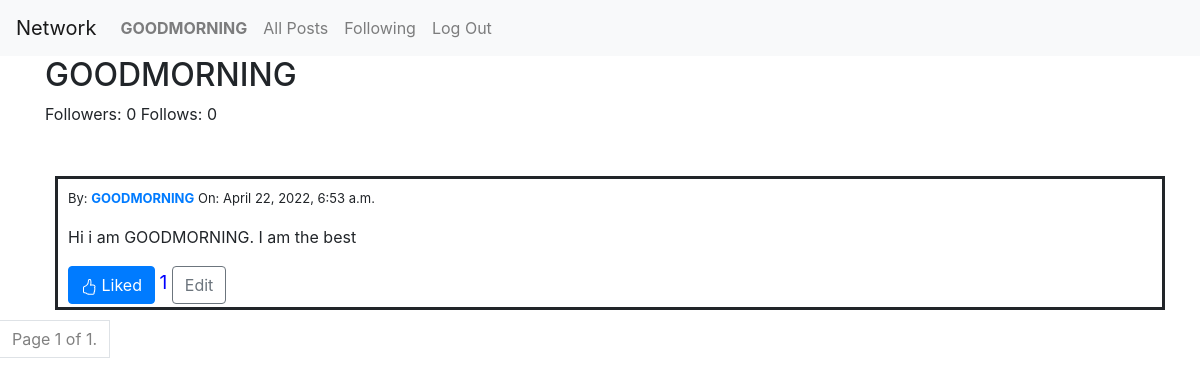
/profile/2 (signed in), run on the app's committed database.
### network/models.py (models this page shows, shortened)
class User(AbstractUser):
    pass

class Post(models.Model):
    user = models.ForeignKey(User, on_delete=models.CASCADE, verbose_name="posted by", related_name="posts")
    content = models.TextField(blank=False)
    date = models.DateTimeField(default=timezone.now)
    likes = models.IntegerField(default=0)
    class Meta:
        verbose_name = "post"
        verbose_name_plural = "posts"

### network/views.py (the view)
# urls.py: path("profile/<int:user_id>", views.profile, name="profile"),
def profile(request, user_id):
    user_info = User.objects.get(pk=user_id)
    posts = Post.objects.filter(user=user_id).order_by('-date')
    following = Following.objects.filter(user=user_id).values_list('followed', flat=True)
    followed = Following.objects.filter(followed=user_id).values_list('user', flat=True)
    following_users = User.objects.filter(id__in=following)
    followers_users = User.objects.filter(id__in=followed)
    paginator = Paginator(posts, 10)
    page_number = request.GET.get('page')
    page_obj = paginator.get_page(page_number)
    if request.user.is_authenticated:
        liked = Like.objects.filter(user=request.user).values_list('post_id', flat=True)
        likedPosts = Post.objects.filter(pk__in=liked)
    else:
        likedPosts = []
    return render(request, "network/profile.html", {
        "profile": user_info,
        "page_obj": page_obj,
        "following": following_users,
        "followers": followers_users,
        "liked": likedPosts
    })

### network/templates/network/profile.html (shortened to what this page needs)
{% extends "network/layout.html" %}
{% block body %}
    <div class='container profile-wrapper'>
        <h2>{{ profile.username }}</h2>
        <p>Followers: {% if followers.count %}  {{followers.count}}  {% else %} 0 {% endif %} Follows: {% if follows.count %} {{ follows.count }} {% else %} 0 {% endif %}</p>
        <br>
        {% include "network/posts.html"%}
    </div>
    {% include "network/paginator.html"%}
{% endblock %}

### network/templates/network/layout.html (shortened to what this page needs)
{% load static %}
<!DOCTYPE html>
<html lang="en">
    <head>
        <link rel="stylesheet" href="https://stackpath.bootstrapcdn.com/bootstrap/4.4.1/css/bootstrap.min.css">
        <link href="{% static 'network/styles.css' %}" rel="stylesheet">
    </head>
    <body>
        <nav class="navbar navbar-expand-lg navbar-light bg-light">
            <a class="navbar-brand" href="#">Network</a>
            <div>
              <ul class="navbar-nav mr-auto">
                {% if user.is_authenticated %}
                    <li class="nav-item">
                        <a class="nav-link" href="#"><strong>{{ user.username }}</strong></a>
                    </li>
                {% endif %}
                <li class="nav-item">
                  <a class="nav-link" href="{% url 'index' %}">All Posts</a>
                </li>
                {% if user.is_authenticated %}
                    <li class="nav-item">
                        <a class="nav-link" href="#">Following</a>
                    </li>
                    <li class="nav-item">
                        <a class="nav-link" href="{% url 'logout' %}">Log Out</a>
                    </li>
                {% endif %}
              </ul>
            </div>
          </nav>
        <div class="body">
            {% block body %}
            {% endblock %}
        </div>
    </body>
</html>

### network/templates/network/posts.html (shortened to what this page needs)
{% for post in page_obj %}
<div class='post-content-wrapper container' id='{{ post.id }}'>
    <p style='font-size: small;'>By: <a href="{% url 'profile' user_id=post.user.id %}"><strong>{{ post.user }}</strong></a>
        On: {{ post.date }}</p>
    <div class='post-content'>{{ post.content }}</div>
    {% if user.is_authenticated %}
    {% if post not in liked %}
    <button type="button" class="btn btn-outline-primary like-button">
        <svg xmlns="http://www.w3.org/2000/svg" width="16" height="16" fill="currentColor" class="bi bi-hand-thumbs-up" viewBox="0 0 16 16">
            <path d="M8.864.046C7.908-.193 7.02.53 6.956 1.466c-.072 1.051-.23 2.016-.428 2.59-.125.36-.479 1.013-1.04 1.639-.557.623-1.282 1.178-2.131 1.41C2.685 7.288 2 7.87 2 8.72v4.001c0 .845.682 1.464 1.448 1.545 1.07.114 1.564.415 2.068.723l.048.03c.272.165.578.348.97.484.397.136.861.217 1.466.217h3.5c.937 0 1.599-.477 1.934-1.064a1.86 1.86 0 0 0 .254-.912c0-.152-.023-.312-.077-.464.201-.263.38-.578.488-.901.11-.33.172-.762.004-1.149.069-.13.12-.269.159-.403.077-.27.113-.568.113-.857 0-.288-.036-.585-.113-.856a2.144 2.144 0 0 0-.138-.362 1.9 1.9 0 0 0 .234-1.734c-.206-.592-.682-1.1-1.2-1.272-.847-.282-1.803-.276-2.516-.211a9.84 9.84 0 0 0-.443.05 9.365 9.365 0 0 0-.062-4.509A1.38 1.38 0 0 0 9.125.111L8.864.046zM11.5 14.721H8c-.51 0-.863-.069-1.14-.164-.281-.097-.506-.228-.776-.393l-.04-.024c-.555-.339-1.198-.731-2.49-.868-.333-.036-.554-.29-.554-.55V8.72c0-.254.226-.543.62-.65 1.095-.3 1.977-.996 2.614-1.708.635-.71 1.064-1.475 1.238-1.978.243-.7.407-1.768.482-2.85.025-.362.36-.594.667-.518l.262.066c.16.04.258.143.288.255a8.34 8.34 0 0 1-.145 4.725.5.5 0 0 0 .595.644l.003-.001.014-.003.058-.014a8.908 8.908 0 0 1 1.036-.157c.663-.06 1.457-.054 2.11.164.175.058.45.3.57.65.107.308.087.67-.266 1.022l-.353.353.353.354c.043.043.105.141.154.315.048.167.075.37.075.581 0 .212-.027.414-.075.582-.05.174-.111.272-.154.315l-.353.353.353.354c.047.047.109.177.005.488a2.224 2.224 0 0 1-.505.805l-.353.353.353.354c.006.005.041.05.041.17a.866.866 0 0 1-.121.416c-.165.288-.503.56-1.066.56z"></path>
        </svg>
        Like
      </button> <span class='like-counter' style='font-size: 1.2em; color: blue'>{{ post.likes }}</span>
      {% else %}
      <button type="button" class="btn btn-primary liked-button">
        Liked
      </button> <span class='like-counter' style='font-size: 1.2em; color: blue'>{{ post.likes }}</span>
      {% endif %}
      {% endif %}
    {% if user.id == post.user.id %}
    <button class='btn btn-outline-secondary edit-button'>Edit</button>
    {% endif %}
</div>
{% endfor %}

### network/templates/network/paginator.html (shortened to what this page needs)
<nav aria-label="Post navigation">
    <ul class="pagination">
      <li class="current page-item page-link noHover">
        Page {{ page_obj.number }} of {{ page_obj.paginator.num_pages }}.
      </li>
    </ul>
  </nav>

### network/static/network/styles.css (style rules this page uses)
.post-content-wrapper { border: solid; margin: 10px; padding: 3px; padding-left: 10px; padding-top: 10px; }
.noHover { pointer-events: none; color: gray; }
.post-content { margin-bottom: 17px; }

### data on the page
User: username "GOODMORNING"
Post: user "GOODMORNING", date "April 22, 2022, 6:53 a.m.", content "Hi i am GOODMORNING. I am the best", likes "1", shows "Edit"

### other printed values
{{ page_obj.number }} "1"
{{ page_obj.paginator.num_pages }} "1"
